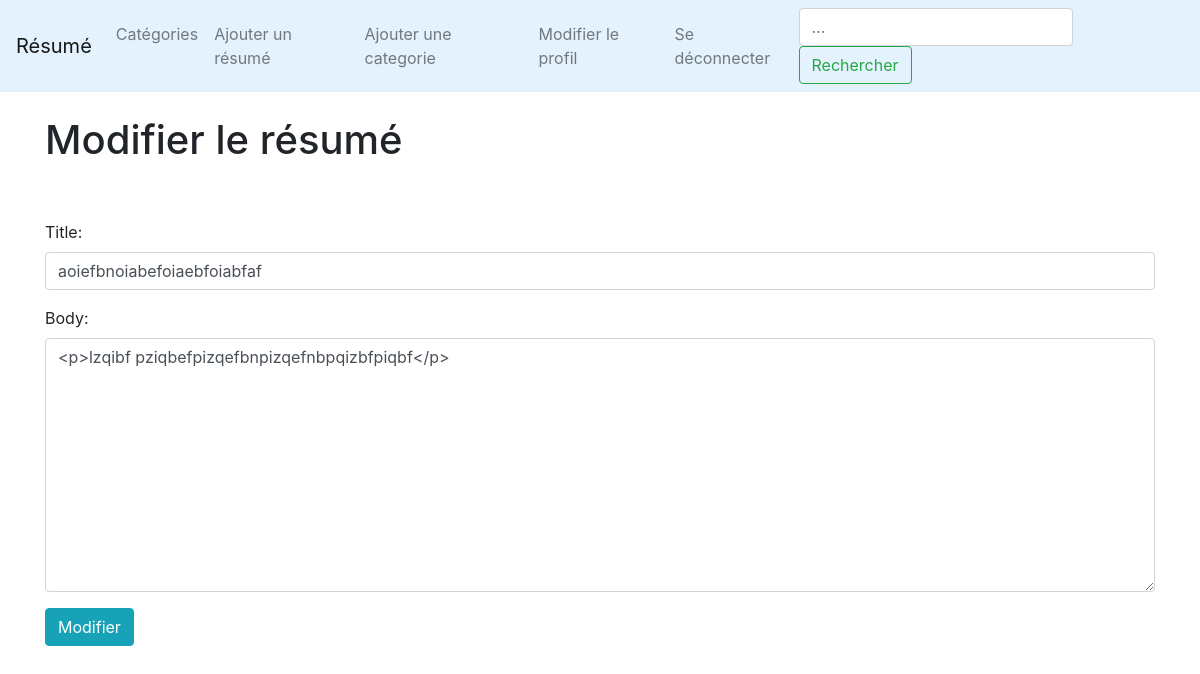
The page /post/edit/21 (signed in) on the database its author committed.
### LeBlog/models.py (models this page shows, shortened)
class Post(models.Model):
        title = models.CharField(max_length=255)
        header_image = models.ImageField(null=True, blank=True, upload_to="images/")
        title_tag = models.CharField(max_length=255)
        author = models.ForeignKey(User, on_delete=models.CASCADE)
        body = RichTextField(blank=True, null=True)
        post_date = models.DateField(auto_now_add=True)
        categorie = models.CharField(max_length=255)
        snippet = models.CharField(max_length=255, default='coding')
        likes = models.ManyToManyField(User, related_name='resumee')

### LeBlog/views.py (the view)
# urls.py: path('post/edit/<int:pk>',UpdatePostView.as_view(), name="update_post"),
class UpdatePostView(UpdateView):
    model = Post
    form_class = EditPostForm
    template_name = 'update_post.html'

### LeBlog/forms.py
class EditPostForm(forms.ModelForm):
    class Meta:
        model = Post
        fields = ('title', 'body')
        widgets = {
            'title': forms.TextInput(attrs={'class': 'form-control', 'placeholder': 'Titre'}),
            'body': forms.Textarea(attrs={'class': 'form-control'}),
        }

### LeBlog/templates/update_post.html (shortened to what this page needs)
{% extends 'base.html' %}
{% block content %}
{% if user.is_authenticated %}
{%if user.id == post.author.id %}
<h1>Modifier le résumé</h1>
<br/><br/>
<div class="form-group">
    <form method="POST">
        {{ form.as_p }}
        <button class="btn btn-info">Modifier</button>
    </form>
</div>
{% else %}
non non non degage d'ici faut se connecter d'abord
{% endif %}
{% else %}
non non non degage d'ici faut se connecter d'abord
{% endif %}
{% endblock %}

### rows shown on the page
Post: title "aoiefbnoiabefoiaebfoiabfaf", body "<p>lzqibf pziqbefpizqefbnpizqefnbpqizbfpiqbf</p>"
